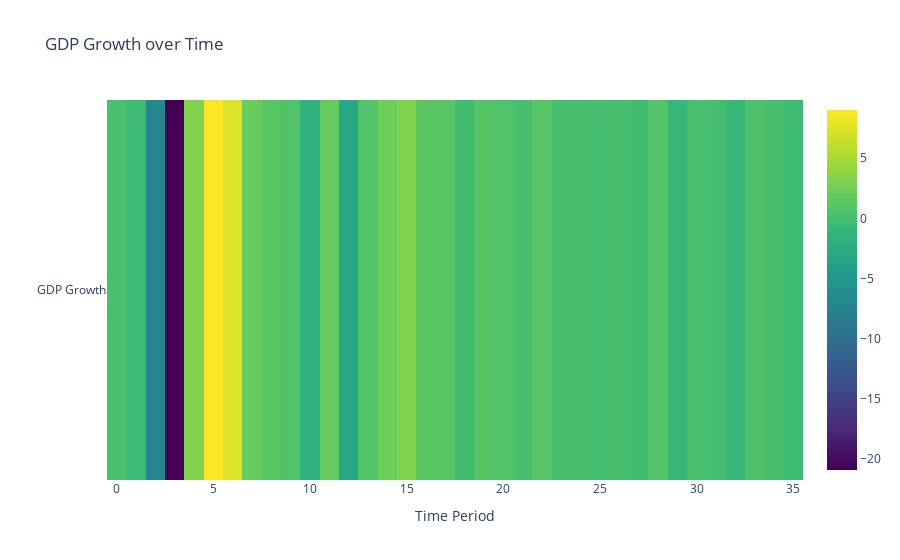

Notebook code for this chart:
### Code cell
Got = go.Figure(data=go.Heatmap(
                   z=[Recession_df['GDP Growth']],
                   x=Recession_df.index,
                   y=['GDP Growth'],
                   colorscale='Viridis'))

Got.update_layout(title='GDP Growth over Time',
                  xaxis_title='Time Period',
                  yaxis_title='')

Got.show()

### Figure 1 — Plotly figure (JSON) as saved in the notebook; plotly's stock layout.template omitted (floating-point values rounded to 4 significant figures)
{"data": [{"colorscale": [[0, "#440154"], [0.1111, "#482878"], [0.2222, "#3e4989"], [0.3333, "#31688e"], [0.4444, "#26828e"], [0.5556, "#1f9e89"], [0.6667, "#35b779"], [0.7778, "#6ece58"], [0.8889, "#b5de2b"], [1, "#fde725"]], "type": "heatmap", "x": [0, 1, 2, 3, 4, 5, 6, 7, 8, 9, 10, 11, 12, 13, 14, 15, 16, 17, 18, 19, 20, 21, 22, 23, 24, 25, 26, 27, 28, 29, 30, 31, 32, 33, 34, 35], "y": ["GDP Growth"], "z": [[0.3, -0.5, -7, -20.9, 3.2, 9, 7.4, 2, 1.1, 0.6, -1.8, 1.8, -2.9, 0.7, 2.3, 3.1, 1.3, 1, -0.2, 0.9, 0.6, 0.1, 1, 0.1, 0.1, 0, 0.1, -0.2, 0.7, -0.9, 0.3, 0, -0.8, 0.5, 0.1, -0.5]]}], "layout": {"title": {"text": "GDP Growth over Time"}, "xaxis": {"title": {"text": "Time Period"}}, "yaxis": {"title": {"text": ""}}}}
